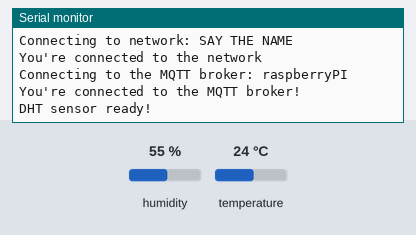
This sketch was run on a simulated Arduino MKR. Parts: the last lines printed to the serial monitor. The inputs (shaded band) are chosen by the test bench; at power-on: humidity 55 %, temperature 24 °C. WiFi joins after 1.5 s; servers stay silent unless stated; random numbers use the default seed unless the sketch sets one; no MQTT or app messages arrive unless stated.

Above: at 2.7 s.
2.8 s: humidity set to 22 %
At 4.3 s:
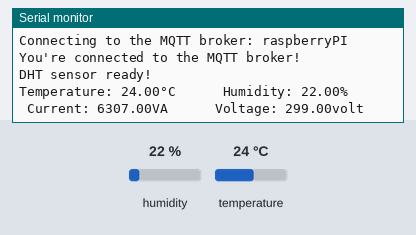
7.5 s: temperature set to 12 °C
At 10.1 s:
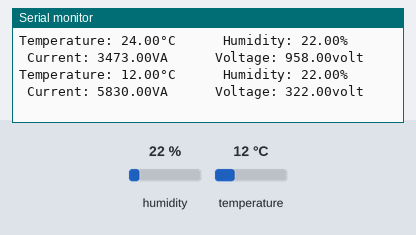
11.6 s: humidity set to 40 %
At 12.5 s:
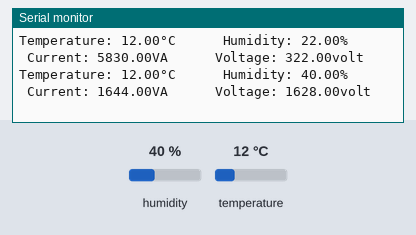
Timing chart, 0 to 14.6 s (numbered marks = the images above; inputs shaded):
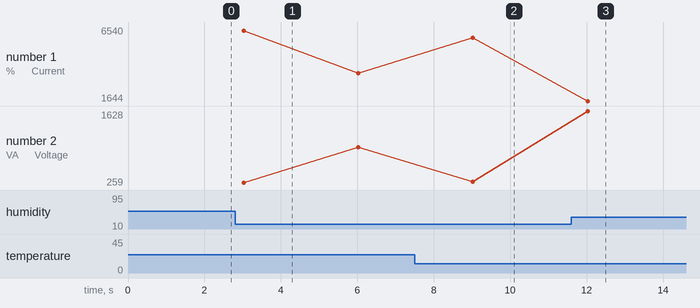

Measured:
- after the input at 2.8 s, the serial monitor: prints a new line after 0.22 s (image 1)
- after the input at 7.5 s, the serial monitor: prints a new line after 1.5 s (image 2)
- after the input at 11.6 s, the serial monitor: prints a new line after 0.43 s (image 3)

The sketch:

mqtt_many_topic.ino
```cpp
#include <WiFiNINA.h>              // Library for WiFi connection using the WiFiNINA module
#include <ArduinoMqttClient.h>     // Library for MQTT communication
#include <DHT.h>                   // Library for DHT sensor

#define DHTPIN A1                  // Pin to which the DHT sensor is connected
#define DHTTYPE DHT11              // Type of the DHT sensor
DHT dht(DHTPIN, DHTTYPE);          // Create DHT object with the specified pin and type

char ssid[] = "SAY THE NAME";      // WiFi SSID
char pass[] = "SEVENTEEN";         // WiFi password

WiFiClient wifiClient;             // WiFi client object
MqttClient mqttClient(wifiClient); // MQTT client object using WiFi client

const char* mqttBroker = "raspberryPI";         // MQTT broker address
const int mqttPort = 1883;                      // MQTT broker port

const char topic1[] = "cse/monitor/temp";   // MQTT topic for temperature
const char topic2[] = "cse/monitor/hum";    // MQTT topic for humidity
const char topic3[] = "cse/monitor/cur";    // MQTT topic for current
const char topic4[] = "cse/monitor/volt";   // MQTT topic for voltage

const long interval = 3000;              // Interval for sending messages (in milliseconds)
unsigned long previousMillis = 0;        // Variable to store previous time

void setup() {
  Serial.begin(9600);                               // Initialize serial communication

  Serial.print("Connecting to network: ");
  Serial.println(ssid);
  while (WiFi.begin(ssid, pass) != WL_CONNECTED) {  // Connect to WiFi network
    Serial.print(".");
    delay(5000);
  }
  Serial.println("You're connected to the network");

  Serial.print("Connecting to the MQTT broker: ");
  Serial.println(mqttBroker);
  if (!mqttClient.connect(mqttBroker, mqttPort)) {  // Connect to MQTT broker
    Serial.print("MQTT connection failed! Error code = ");
    Serial.println(mqttClient.connectError());
    while (1);
  }
  Serial.println("You're connected to the MQTT broker!");

  dht.begin();                                    // Initialize DHT sensor
  Serial.println("DHT sensor ready!");
  Serial.println();
}

void loop() {
  unsigned long currentMillis = millis();           // Get current time
  if (currentMillis - previousMillis >= interval) { // Check if interval has passed
    previousMillis = currentMillis;                 // Update previous time

    float temp = dht.readTemperature();            // Read temperature from DHT sensor
    float hum = dht.readHumidity();                // Read humidity from DHT sensor
    float cur = random(900, 6600);                 // Generate random current value
    float volt = random(150, 1700);                // Generate random voltage value

    Serial.print("Temperature: ");
    Serial.print(temp);
    Serial.print("°C  ");
    Serial.print("    Humidity: ");
    Serial.print(hum);
    Serial.print("%  ");
    Serial.print("    Current: ");
    Serial.print(cur);
    Serial.print("VA  ");
    Serial.print("    Voltage: ");
    Serial.print(volt);
    Serial.println("volt  ");

    mqttClient.beginMessage(topic1);
    mqttClient.print(temp);                    // Publish temperature to MQTT broker
    mqttClient.endMessage();                   // End MQTT message

    mqttClient.beginMessage(topic2);
    mqttClient.print(hum);                     // Publish humidity to MQTT broker
    mqttClient.endMessage();                   // End MQTT message

    mqttClient.beginMessage(topic3);
    mqttClient.print(cur);                     // Publish current to MQTT broker
    mqttClient.endMessage();                   // End MQTT message

    mqttClient.beginMessage(topic4);
    mqttClient.print(volt);                    // Publish voltage to MQTT broker
    mqttClient.endMessage();                   // End MQTT message
  }
}
```
